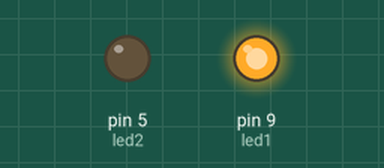
Recording of a sketch running on a simulated Arduino Uno, built with avr-gcc and run on an emulated ATmega328P. Shown: output pins drawn as LEDs (lit = HIGH).

Above: at 0.05 s.
Timing chart, 0 to 3.0 s (numbered marks = the images above):
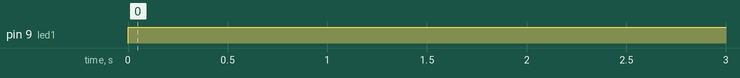

The sketch:

4leduri_2pini.ino
```cpp
int led1=9,led2=5;
void setup() {
  pinMode(led1,OUTPUT);
  pinMode(led2,OUTPUT);
}
void loop() {
   digitalWrite(led1,HIGH);
   digitalWrite(led2,LOW);
   delay(2000);
   digitalWrite(led1,LOW);
   digitalWrite(led2,HIGH);
}
```

Measured:
- by itself, pin 9 (led1): LOW → HIGH at 0.00 s
